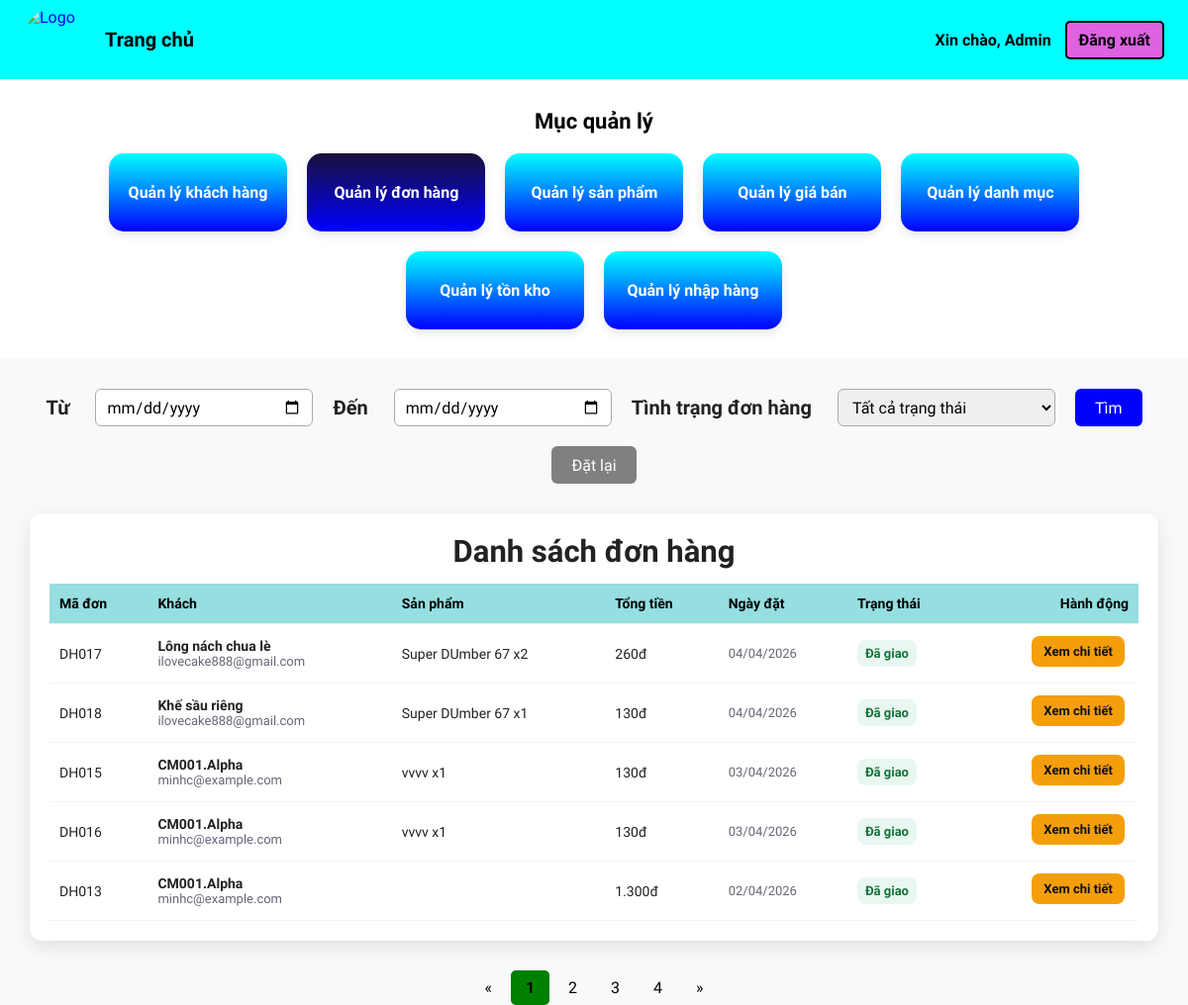
The page /admin/shiping.php on the database its author committed.
### tables this page shows
CREATE TABLE `orders` (
  `id_order` varchar(20) NOT NULL,
  `customer_id` varchar(10) NOT NULL,
  `order_date` date NOT NULL,
  `status` enum('Chờ xử lý','Đã xác nhận','Đang giao','Đã giao','Đã huỷ') DEFAULT 'Chờ xử lý',
  `created_at` timestamp NOT NULL DEFAULT current_timestamp(),
  `total` int(11) DEFAULT NULL,
  `receiver_name` varchar(100) DEFAULT NULL,
  `receiver_phone` varchar(20) DEFAULT NULL,
  `receiver_address` varchar(255) DEFAULT NULL,
  `payment_method` varchar(50) DEFAULT NULL,
  `note` text DEFAULT NULL
);

CREATE TABLE `customers` (
  `customer_id` varchar(10) NOT NULL,
  `phone` varchar(15) NOT NULL,
  `email` varchar(100) NOT NULL,
  `address` varchar(255) DEFAULT NULL,
  `register_date` date NOT NULL,
  `status` enum('Hoạt động','Bị khóa') DEFAULT 'Hoạt động',
  `created_at` timestamp NOT NULL DEFAULT current_timestamp(),
  `username` varchar(50) DEFAULT NULL,
  `password` varchar(255) DEFAULT NULL
);

CREATE TABLE `product_list` (
  `ProductID` varchar(255) NOT NULL,
  `ProductName` varchar(255) DEFAULT NULL,
  `Grade` varchar(255) DEFAULT NULL,
  `Producer` varchar(255) DEFAULT NULL,
  `Product_source` longtext DEFAULT NULL,
  `Product_description` longtext DEFAULT NULL,
  `Product_detail` text DEFAULT NULL,
  `Product_image` varchar(255) DEFAULT NULL,
  `Price` int(11) DEFAULT NULL,
  `Profit` decimal(5,2) DEFAULT NULL,
  `cost_price` decimal(12,2) DEFAULT 0.00,
  `Quantity` int(11) NOT NULL DEFAULT 0
);

CREATE TABLE `order_item` (
  `orderID` int(11) NOT NULL,
  `id_order` varchar(20) NOT NULL,
  `ProductID` varchar(255) NOT NULL,
  `quantity` int(11) NOT NULL
);

### admin/shiping.php (the view, shortened to what this page needs)
<?php
$conn = new mysqli("localhost","root","","hobbystore");
$date_from = isset($_GET['date_from']) ? $_GET['date_from'] : '';
$date_to   = isset($_GET['date_to'])   ? $_GET['date_to']   : '';
$where = "WHERE 1=1";
$per_page = 5;
$page   = isset($_GET['page']) ? (int)$_GET['page'] : 1;
$offset = ($page - 1) * $per_page;
$count_res  = $conn->query("SELECT COUNT(*) as total FROM orders o $where");
$total_rows = $count_res->fetch_assoc()['total'];
$total_pages = max(1, ceil($total_rows / $per_page));
$sql = "SELECT o.id_order, o.order_date, o.status, o.total,
               o.receiver_name, o.receiver_phone, o.receiver_address,
               o.payment_method, o.note,
               c.email, c.username
        FROM orders o
        JOIN customers c ON o.customer_id = c.customer_id
        $where
        ORDER BY o.order_date DESC
        LIMIT $per_page OFFSET $offset";
$result = $conn->query($sql);
$qp = [];
$qs = count($qp) ? '&'.implode('&',$qp) : '';
?>
<!DOCTYPE html>
<html lang="vi">
<head>
  <link rel="stylesheet" href="assets/css/style.css">
</head>
<body>
<nav class="navbar">
  <div class="nav-left">
    <a href="admin.php" class="logo-link"><img src="assets/img/logo.png" alt="Logo" class="navbar-logo"></a>
    <a href="admin.php" class="nav-home">Trang chủ</a>
  </div>
  <div class="nav-right">
    <span class="hello">Xin chào, Admin</span>
    <a href="adminlogin.php" class="logout-btn">Đăng xuất</a>
  </div>
</nav>
<section class="overview-menu">
  <h2>Mục quản lý</h2>
  <div class="menu-grid">
    <a href="customer.php"><div class="menu-card"><h3>Quản lý khách hàng</h3></div></a>
    <a href="shiping.php"><div class="menu-card" style="background:linear-gradient(to bottom,#19113b,blue);"><h3>Quản lý đơn hàng</h3></div></a>
    <a href="quanlysp.php"><div class="menu-card"><h3>Quản lý sản phẩm</h3></div></a>
    <a href="lndm.php"><div class="menu-card"><h3>Quản lý giá bán</h3></div></a>
    <a href="quanlydm.php"><div class="menu-card"><h3>Quản lý danh mục</h3></div></a>
    <a href="tracuusoluong.php"><div class="menu-card"><h3>Quản lý tồn kho</h3></div></a>
    <a href="quanlynhaphang.php"><div class="menu-card"><h3>Quản lý nhập hàng</h3></div></a>
  </div>
</section>
<form action="shiping.php" method="get" class="search-advanced">
  <label>Từ</label>
  <input type="date" name="date_from" value="<?php echo htmlspecialchars($date_from); ?>">
  <label>Đến</label>
  <input type="date" name="date_to" value="<?php echo htmlspecialchars($date_to); ?>">
  <label>Tình trạng đơn hàng</label>
  <select name="sanpham">
    <option value="">Tất cả trạng thái</option>
  </select>
  <button type="submit" style="height:38px;">Tìm</button>
  <a href="shiping.php"><button type="button" style="height:38px;background:gray;color:white;border:none;border-radius:6px;padding:8px 20px;font-size:16px;cursor:pointer;">Đặt lại</button></a>
</form>
<div class="shipping-table">
  <h2>Danh sách đơn hàng</h2>
  <table>
    <thead>
      <tr>
        <th>Mã đơn</th>
        <th>Khách</th>
        <th>Sản phẩm</th>
        <th>Tổng tiền</th>
        <th>Ngày đặt</th>
        <th>Trạng thái</th>
        <th style="text-align:right">Hành động</th>
      </tr>
    </thead>
    <tbody>
    <?php while($row = $result->fetch_assoc()):
        $oid = $conn->real_escape_string($row['id_order']);
        $items_res = $conn->query("SELECT p.ProductName, oi.quantity
                                   FROM order_item oi
                                   JOIN product_list p ON oi.ProductID = p.ProductID
                                   WHERE oi.id_order='$oid'");
        $items = [];
        while($it = $items_res->fetch_assoc()) $items[] = $it;
        $product_names = implode('<br>', array_map(fn($i) => htmlspecialchars($i['ProductName']) . ' x' . $i['quantity'], $items));
        $badge = 'status-pending';
        if($row['status']==='Đã giao' || $row['status']==='Đã xác nhận') $badge = 'status-shipped';
        elseif($row['status']==='Đang giao') $badge = 'status-delivering';
        elseif($row['status']==='Đã huỷ') $badge = 'status-cancel';
        $current_status = $row['status'];
    ?>
    <tr>
      <td><?php echo htmlspecialchars($row['id_order']); ?></td>
      <td>
        <div style="font-weight:600"><?php echo htmlspecialchars($row['receiver_name'] ?? $row['username']); ?></div>
        <div class="muted"><?php echo htmlspecialchars($row['email']); ?></div>
      </td>
      <td><?php echo $product_names; ?></td>
      <td><?php echo $row['total'] ? number_format($row['total'],0,',','.') . 'đ' : '—'; ?></td>
      <td class="muted"><?php echo date('d/m/Y', strtotime($row['order_date'])); ?></td>
      <td><span class="status-badge <?php echo $badge; ?>"><?php echo htmlspecialchars($current_status); ?></span></td>
      <td style="text-align:right">
        <a href="order_detail_page.php?id=<?php echo urlencode($row['id_order']); ?>"
           class="btn btn-detail"
           style="text-decoration:none;display:inline-flex;align-items:center;justify-content:center;">
          Xem chi tiết
        </a>
      </td>
    </tr>
    <?php endwhile; ?>
    </tbody>
  </table>
</div>
<div class="pagination">
  <a href="shiping.php?page=1<?php echo $qs; ?>">&laquo;</a>
  <?php for($i=1;$i<=$total_pages;$i++): ?>
    <a href="shiping.php?page=<?php echo $i.$qs; ?>" <?php echo $i==$page?'class="active"':''; ?>><?php echo $i; ?></a>
  <?php endfor; ?>
  <a href="shiping.php?page=<?php echo $total_pages.$qs; ?>">&raquo;</a>
</div>
</body>
</html>

### admin/assets/css/style.css (style rules this page uses)
* { margin: 0; padding: 0; font-family: "Josefin Sans", sans-serif; text-decoration: none; box-sizing: border-box; }
body { height: 100vh; background: #f5f5f5; box-sizing: border-box; }
body { background-color: #f4f4f4; }
h2 { font-size: 2rem; font-weight: 700; color: #333; text-align: center; margin: 0 0 2rem 0; }

### admin/shiping.php (style rules this page uses)
body { font-family:"Josefin Sans",Arial,sans-serif; background:#f8f9fa; margin:0; padding:0; color:#222; }
nav.navbar { display:flex !important; justify-content:space-between !important; align-items:center !important; background-color:cyan !important; height:80px !important; min-height:80px !important; padding:0 24px !important; box-sizing:border-box !important; gap:12px; z-index:50; }
.navbar .navbar-logo { width:64px !important; height:64px !important; min-width:64px !important; min-height:64px !important; border-radius:50% !important; object-fit:cover !important; display:inline-block !important; filter:none !important; mix-blend-mode:normal !important; background:transparent !important; opacity:1 !important; }
.nav-left { display:flex !important; align-items:center !important; gap:18px; }
.nav-left .nav-home { text-decoration:none; color:black; font-size:20px; font-weight:600; }
.nav-right { display:flex !important; align-items:center !important; gap:14px; }
.nav-right .hello { font-weight:600; color:black; }
.logout-btn { background-color:rgb(221,99,225) !important; border:2px solid black !important; border-radius:5px !important; padding:8px 12px !important; color:black !important; text-decoration:none !important; font-weight:700 !important; }
.overview-menu { padding:30px; background-color:white; }
.overview-menu h2 { font-size:22px; color:black; margin:0 0 20px 0; }
.menu-grid { display:flex; flex-wrap:wrap; justify-content:center; gap:20px; }
.menu-card { background:linear-gradient(to bottom,cyan,blue); color:#fff; text-align:center; padding:30px 20px; border-radius:15px; box-shadow:0 4px 10px rgba(0,0,0,0.1); transition:all 0.25s ease; cursor:pointer; min-width:180px; }
.menu-card h3 { font-size:16px; font-weight:600; margin:0; }
.search-advanced { display:flex; align-items:center; justify-content:center; gap:20px; margin:30px auto; flex-wrap:wrap; }
.search-advanced label { font-size:20px; font-weight:bold; margin-right:6px; }
.search-advanced input, .search-advanced select { width:220px; height:38px; padding:6px 10px; font-size:16px; border:1px solid #aaa; border-radius:6px; }
.search-advanced button { background-color:blue; color:white; padding:8px 20px; font-size:16px; border:none; border-radius:6px; cursor:pointer; height:40px; transition:0.25s; }
.shipping-table { margin:30px; background-color:#fff; border-radius:12px; box-shadow:0 6px 18px rgba(0,0,0,0.1); padding:20px; }
.shipping-table h2 { margin:0 0 14px 0; font-size:31px; color:#222; }
table { width:100%; border-collapse:collapse; font-size:14px; text-align:left; }
thead th { text-align:left; padding:12px 10px; border-bottom:1px solid #eef2f8; color:#000; font-weight:700; background:#96dee0; }
tbody td { padding:12px 10px; border-bottom:1px solid #f1f3f6; vertical-align:middle; }
.btn { padding:8px 12px; border-radius:8px; border:none; cursor:pointer; font-weight:700; font-size:13px; margin-right:4px; margin-bottom:4px; }
.btn-detail { background:#f59e0b; color:#111; }
.status-badge { padding:6px 8px; border-radius:8px; font-weight:700; font-size:13px; display:inline-block; }
.status-shipped { background:#e8f8f0; color:#14723b; }
.pagination { text-align:center; margin-top:20px; margin-bottom:50px; }
.pagination a { color:black; text-decoration:none; padding:8px 15px; display:inline-block; }
.pagination a.active { background-color:green; font-weight:bold; border-radius:5px; }
.muted { color:#667; font-size:13px; }

### rows shown on the page
orders: id_order "DH017", receiver_name "Lông nách chua lè", customer.email "ilovecake888@gmail.com", product_list.ProductName "Super DUmber 67 x2", total "260", order_date "04/04/2026", status "Đã giao"
orders: id_order "DH018", receiver_name "Khế sầu riêng", customer.email "ilovecake888@gmail.com", product_list.ProductName "Super DUmber 67 x1", total "130", order_date "04/04/2026", status "Đã giao"
orders: id_order "DH015", receiver_name "CM001.Alpha", customer.email "minhc@example.com", product_list.ProductName "vvvv x1", total "130", order_date "03/04/2026", status "Đã giao"
orders: id_order "DH016", receiver_name "CM001.Alpha", customer.email "minhc@example.com", product_list.ProductName "vvvv x1", total "130", order_date "03/04/2026", status "Đã giao"
orders: id_order "DH013", receiver_name "CM001.Alpha", customer.email "minhc@example.com", total "1.300", order_date "02/04/2026", status "Đã giao"
